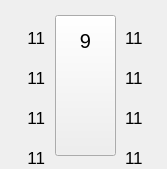
      <widget class="QWidget" name="widget_dispen_9" native="true">
       <property name="geometry">
        <rect>
         <x>337</x>
         <y>180</y>
         <width>167</width>
         <height>169</height>
        </rect>
       </property>
       <property name="minimumSize">
        <size>
         <width>0</width>
         <height>0</height>
        </size>
       </property>
       <property name="font">
        <font>
         <stylestrategy>PreferAntialias</stylestrategy>
        </font>
       </property>
       <widget class="QLabel" name="label_gun_9_4">
        <property name="geometry">
         <rect>
          <x>128</x>
          <y>45</y>
          <width>25</width>
          <height>25</height>
         </rect>
        </property>
        <property name="font">
         <font>
          <stylestrategy>PreferAntialias</stylestrategy>
         </font>
        </property>
        <property name="styleSheet">
         <string notr="true">border-image: url(:/picture/gasgun_green_R.png);</string>
        </property>
        <property name="text">
         <string/>
        </property>
       </widget>
       <widget class="QLabel" name="label_dispen_9">
        <property name="geometry">
         <rect>
          <x>45</x>
          <y>10</y>
          <width>81</width>
          <height>151</height>
         </rect>
        </property>
        <property name="font">
         <font>
          <stylestrategy>PreferAntialias</stylestrategy>
         </font>
        </property>
        <property name="styleSheet">
         <string notr="true">border-image: url(:/picture/jiayouji.png);</string>
        </property>
        <property name="text">
         <string/>
        </property>
       </widget>
       <widget class="QLabel" name="label_gun_9_1">
        <property name="geometry">
         <rect>
          <x>14</x>
          <y>5</y>
          <width>25</width>
          <height>25</height>
         </rect>
        </property>
        <property name="font">
         <font>
          <stylestrategy>PreferAntialias</stylestrategy>
         </font>
        </property>
        <property name="styleSheet">
         <string notr="true">border-image: url(:/picture/gasgun_green_L.png);</string>
        </property>
        <property name="text">
         <string/>
        </property>
       </widget>
       <widget class="QLabel" name="label_gun_9_3">
        <property name="geometry">
         <rect>
          <x>14</x>
          <y>45</y>
          <width>25</width>
          <height>25</height>
         </rect>
        </property>
        <property name="font">
         <font>
          <stylestrategy>PreferAntialias</stylestrategy>
         </font>
        </property>
        <property name="styleSheet">
         <string notr="true">border-image: url(:/picture/gasgun_green_L.png);</string>
        </property>
        <property name="text">
         <string/>
        </property>
       </widget>
       <widget class="QLabel" name="label_gun_9_2">
        <property name="geometry">
         <rect>
          <x>128</x>
          <y>5</y>
          <width>25</width>
          <height>25</height>
         </rect>
        </property>
        <property name="font">
         <font>
          <stylestrategy>PreferAntialias</stylestrategy>
         </font>
        </property>
        <property name="styleSheet">
         <string notr="true">border-image: url(:/picture/gasgun_green_R.png);</string>
        </property>
        <property name="text">
         <string/>
        </property>
       </widget>
       <widget class="QToolButton" name="toolButton_dispen_9">
        <property name="geometry">
         <rect>
          <x>55</x>
          <y>15</y>
          <width>61</width>
          <height>141</height>
         </rect>
        </property>
        <property name="font">
         <font>
          <stylestrategy>PreferAntialias</stylestrategy>
         </font>
        </property>
        <property name="styleSheet">
         <string notr="true">border-image: url(:/picture/touming.png);</string>
        </property>
        <property name="text">
         <string/>
        </property>
       </widget>
       <widget class="QLabel" name="label_gun_9_4u">
        <property name="geometry">
         <rect>
          <x>128</x>
          <y>45</y>
          <width>25</width>
          <height>25</height>
         </rect>
        </property>
        <property name="font">
         <font>
          <stylestrategy>PreferAntialias</stylestrategy>
         </font>
        </property>
        <property name="styleSheet">
         <string notr="true">border-image: url(:/picture/gasgun_blue_R.png);</string>
        </property>
        <property name="text">
         <string/>
        </property>
       </widget>
       <widget class="QLabel" name="label_gun_9_2u">
        <property name="geometry">
         <rect>
          <x>128</x>
          <y>5</y>
          <width>25</width>
          <height>25</height>
         </rect>
        </property>
        <property name="font">
         <font>
          <stylestrategy>PreferAntialias</stylestrategy>
         </font>
        </property>
        <property name="styleSheet">
         <string notr="true">border-image: url(:/picture/gasgun_blue_R.png);</string>
        </property>
        <property name="text">
         <string/>
        </property>
       </widget>
       <widget class="QLabel" name="label_gun_9_3u">
        <property name="geometry">
         <rect>
          <x>14</x>
          <y>45</y>
          <width>25</width>
          <height>25</height>
         </rect>
        </property>
        <property name="font">
         <font>
          <stylestrategy>PreferAntialias</stylestrategy>
         </font>
        </property>
        <property name="styleSheet">
         <string notr="true">border-image: url(:/picture/gasgun_blue_L.png);</string>
        </property>
        <property name="text">
         <string/>
        </property>
       </widget>
       <widget class="QLabel" name="label_gun_9_1u">
        <property name="geometry">
         <rect>
          <x>14</x>
          <y>5</y>
          <width>25</width>
          <height>25</height>
         </rect>
        </property>
        <property name="font">
         <font>
          <stylestrategy>PreferAntialias</stylestrategy>
         </font>
        </property>
        <property name="styleSheet">
         <string notr="true">border-image: url(:/picture/gasgun_blue_L.png);</string>
        </property>
        <property name="text">
         <string/>
        </property>
       </widget>
       <widget class="QLabel" name="label_gun_9_5">
        <property name="geometry">
         <rect>
          <x>14</x>
          <y>85</y>
          <width>25</width>
          <height>25</height>
         </rect>
        </property>
        <property name="font">
         <font>
          <stylestrategy>PreferAntialias</stylestrategy>
         </font>
        </property>
        <property name="styleSheet">
         <string notr="true">border-image: url(:/picture/gasgun_green_L.png);</string>
        </property>
        <property name="text">
         <string/>
        </property>
       </widget>
       <widget class="QLabel" name="label_gun_9_6">
        <property name="geometry">
         <rect>
          <x>128</x>
          <y>85</y>
          <width>25</width>
          <height>25</height>
         </rect>
        </property>
        <property name="font">
         <font>
          <stylestrategy>PreferAntialias</stylestrategy>
         </font>
        </property>
        <property name="styleSheet">
         <string notr="true">border-image: url(:/picture/gasgun_green_R.png);</string>
        </property>
        <property name="text">
         <string/>
        </property>
       </widget>
       <widget class="QLabel" name="label_gun_9_5u">
        <property name="geometry">
         <rect>
          <x>14</x>
          <y>85</y>
          <width>25</width>
          <height>25</height>
         </rect>
        </property>
        <property name="font">
         <font>
          <stylestrategy>PreferAntialias</stylestrategy>
         </font>
        </property>
        <property name="styleSheet">
         <string notr="true">border-image: url(:/picture/gasgun_blue_L.png);</string>
        </property>
        <property name="text">
         <string/>
        </property>
       </widget>
       <widget class="QLabel" name="label_gun_9_6u">
        <property name="geometry">
         <rect>
          <x>128</x>
          <y>85</y>
          <width>25</width>
          <height>25</height>
         </rect>
        </property>
        <property name="font">
         <font>
          <stylestrategy>PreferAntialias</stylestrategy>
         </font>
        </property>
        <property name="styleSheet">
         <string notr="true">border-image: url(:/picture/gasgun_blue_R.png);</string>
        </property>
        <property name="text">
         <string/>
        </property>
       </widget>
       <widget class="QLabel" name="label_gun_9_7u">
        <property name="geometry">
         <rect>
          <x>14</x>
          <y>125</y>
          <width>25</width>
          <height>25</height>
         </rect>
        </property>
        <property name="font">
         <font>
          <stylestrategy>PreferAntialias</stylestrategy>
         </font>
        </property>
        <property name="styleSheet">
         <string notr="true">border-image: url(:/picture/gasgun_blue_L.png);</string>
        </property>
        <property name="text">
         <string/>
        </property>
       </widget>
       <widget class="QLabel" name="label_gun_9_8u">
        <property name="geometry">
         <rect>
          <x>128</x>
          <y>125</y>
          <width>25</width>
          <height>25</height>
         </rect>
        </property>
        <property name="font">
         <font>
          <stylestrategy>PreferAntialias</stylestrategy>
         </font>
        </property>
        <property name="styleSheet">
         <string notr="true">border-image: url(:/picture/gasgun_blue_R.png);</string>
        </property>
        <property name="text">
         <string/>
        </property>
       </widget>
       <widget class="QLabel" name="label_gun_9_7">
        <property name="geometry">
         <rect>
          <x>14</x>
          <y>125</y>
          <width>25</width>
          <height>25</height>
         </rect>
        </property>
        <property name="font">
         <font>
          <stylestrategy>PreferAntialias</stylestrategy>
         </font>
        </property>
        <property name="styleSheet">
         <string notr="true">border-image: url(:/picture/gasgun_green_L.png);</string>
        </property>
        <property name="text">
         <string/>
        </property>
       </widget>
       <widget class="QLabel" name="label_gun_9_8">
        <property name="geometry">
         <rect>
          <x>128</x>
          <y>125</y>
          <width>25</width>
          <height>25</height>
         </rect>
        </property>
        <property name="font">
         <font>
          <stylestrategy>PreferAntialias</stylestrategy>
         </font>
        </property>
        <property name="styleSheet">
         <string notr="true">border-image: url(:/picture/gasgun_green_R.png);</string>
        </property>
        <property name="text">
         <string/>
        </property>
       </widget>
       <widget class="QLabel" name="label_map_65">
        <property name="geometry">
         <rect>
          <x>125</x>
          <y>28</y>
          <width>35</width>
          <height>19</height>
         </rect>
        </property>
        <property name="font">
         <font>
          <pointsize>13</pointsize>
          <stylestrategy>PreferAntialias</stylestrategy>
         </font>
        </property>
        <property name="text">
         <string>11</string>
        </property>
       </widget>
       <widget class="QLabel" name="label_map_64">
        <property name="geometry">
         <rect>
          <x>10</x>
          <y>28</y>
          <width>35</width>
          <height>19</height>
         </rect>
        </property>
        <property name="font">
         <font>
          <pointsize>13</pointsize>
          <stylestrategy>PreferAntialias</stylestrategy>
         </font>
        </property>
        <property name="text">
         <string>11</string>
        </property>
        <property name="alignment">
         <set>Qt::AlignRight|Qt::AlignTrailing|Qt::AlignVCenter</set>
        </property>
       </widget>
       <widget class="QLabel" name="label_map_71">
        <property name="geometry">
         <rect>
          <x>125</x>
          <y>148</y>
          <width>35</width>
          <height>19</height>
         </rect>
        </property>
        <property name="font">
         <font>
          <pointsize>13</pointsize>
          <stylestrategy>PreferAntialias</stylestrategy>
         </font>
        </property>
        <property name="text">
         <string>11</string>
        </property>
       </widget>
       <widget class="QLabel" name="label_map_69">
        <property name="geometry">
         <rect>
          <x>125</x>
          <y>108</y>
          <width>35</width>
          <height>19</height>
         </rect>
        </property>
        <property name="font">
         <font>
          <pointsize>13</pointsize>
          <stylestrategy>PreferAntialias</stylestrategy>
         </font>
        </property>
        <property name="text">
         <string>11</string>
        </property>
       </widget>
       <widget class="QLabel" name="label_map_67">
        <property name="geometry">
         <rect>
          <x>125</x>
          <y>68</y>
          <width>35</width>
          <height>19</height>
         </rect>
        </property>
        <property name="font">
         <font>
          <pointsize>13</pointsize>
          <stylestrategy>PreferAntialias</stylestrategy>
         </font>
        </property>
        <property name="text">
         <string>11</string>
        </property>
       </widget>
       <widget class="QLabel" name="label_map_66">
        <property name="geometry">
         <rect>
          <x>10</x>
          <y>68</y>
          <width>35</width>
          <height>19</height>
         </rect>
        </property>
        <property name="font">
         <font>
          <pointsize>13</pointsize>
          <stylestrategy>PreferAntialias</stylestrategy>
         </font>
        </property>
        <property name="text">
         <string>11</string>
        </property>
        <property name="alignment">
         <set>Qt::AlignRight|Qt::AlignTrailing|Qt::AlignVCenter</set>
        </property>
       </widget>
       <widget class="QLabel" name="label_map_68">
        <property name="geometry">
         <rect>
          <x>10</x>
          <y>108</y>
          <width>35</width>
          <height>19</height>
         </rect>
        </property>
        <property name="font">
         <font>
          <pointsize>13</pointsize>
          <stylestrategy>PreferAntialias</stylestrategy>
         </font>
        </property>
        <property name="text">
         <string>11</string>
        </property>
        <property name="alignment">
         <set>Qt::AlignRight|Qt::AlignTrailing|Qt::AlignVCenter</set>
        </property>
       </widget>
       <widget class="QLabel" name="label_map_70">
        <property name="geometry">
         <rect>
          <x>10</x>
          <y>148</y>
          <width>35</width>
          <height>19</height>
         </rect>
        </property>
        <property name="font">
         <font>
          <pointsize>13</pointsize>
          <stylestrategy>PreferAntialias</stylestrategy>
         </font>
        </property>
        <property name="text">
         <string>11</string>
        </property>
        <property name="alignment">
         <set>Qt::AlignRight|Qt::AlignTrailing|Qt::AlignVCenter</set>
        </property>
       </widget>
       <widget class="QLabel" name="label_186">
        <property name="geometry">
         <rect>
          <x>75</x>
          <y>30</y>
          <width>21</width>
          <height>21</height>
         </rect>
        </property>
        <property name="font">
         <font>
          <pointsize>15</pointsize>
          <weight>50</weight>
          <bold>false</bold>
          <stylestrategy>PreferAntialias</stylestrategy>
         </font>
        </property>
        <property name="text">
         <string>9</string>
        </property>
        <property name="alignment">
         <set>Qt::AlignCenter</set>
        </property>
       </widget>
       <zorder>label_gun_9_4</zorder>
       <zorder>label_dispen_9</zorder>
       <zorder>label_gun_9_1</zorder>
       <zorder>label_gun_9_3</zorder>
       <zorder>label_gun_9_2</zorder>
       <zorder>toolButton_dispen_9</zorder>
       <zorder>label_gun_9_4u</zorder>
       <zorder>label_gun_9_2u</zorder>
       <zorder>label_gun_9_3u</zorder>
       <zorder>label_gun_9_1u</zorder>
       <zorder>label_gun_9_5</zorder>
       <zorder>label_gun_9_6</zorder>
       <zorder>label_gun_9_5u</zorder>
       <zorder>label_gun_9_6u</zorder>
       <zorder>label_gun_9_7</zorder>
       <zorder>label_gun_9_8</zorder>
       <zorder>label_gun_9_7u</zorder>
       <zorder>label_gun_9_8u</zorder>
       <zorder>label_map_65</zorder>
       <zorder>label_map_64</zorder>
       <zorder>label_map_71</zorder>
       <zorder>label_map_69</zorder>
       <zorder>label_map_67</zorder>
       <zorder>label_map_66</zorder>
       <zorder>label_map_68</zorder>
       <zorder>label_map_70</zorder>
       <zorder>label_186</zorder>
      </widget>
